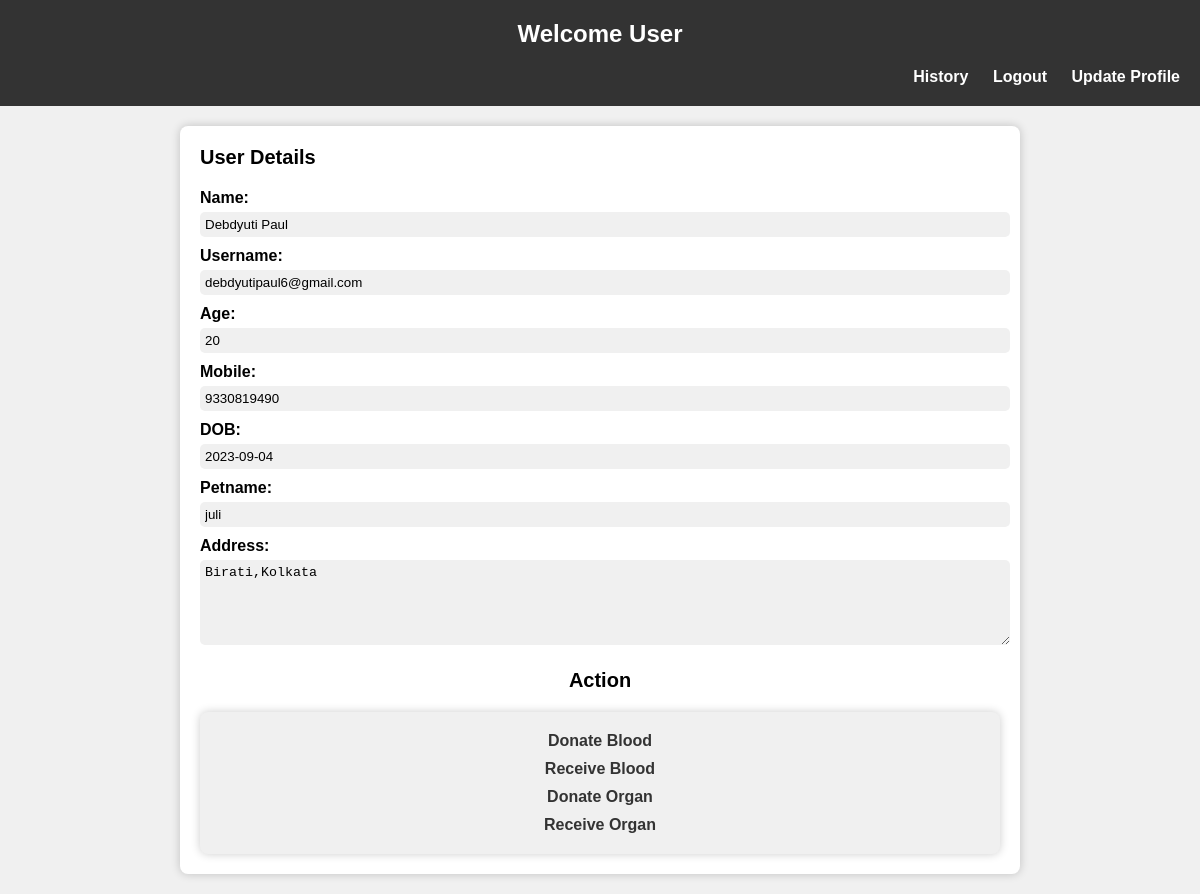
/user_dashboard.php (signed in), run on the app's committed database.
### tables this page shows
CREATE TABLE `t_registration_details` (
  `id` int(250) NOT NULL,
  `Name` varchar(20) NOT NULL,
  `Email` varchar(30) NOT NULL,
  `password` varchar(8) NOT NULL,
  `petname` varchar(10) NOT NULL,
  `Mobile` varchar(10) NOT NULL,
  `DOB` varchar(20) NOT NULL,
  `Age` int(4) NOT NULL,
  `Address` varchar(200) NOT NULL,
  `Status` varchar(255) NOT NULL
);

### user_dashboard.php (the view, shortened to what this page needs)
<?php
	include'connectdb.php';
	?>
    <!DOCTYPE html>
<html lang="en">
<head>
</head>
<body>
  <header>
    <h1>Welcome User</h1>
    <nav>
      <a href="user_history.php">History</a>
      <a href="logout.php">Logout</a>
      <a href="profileupdate.php">Update Profile</a>
    </nav>
  </header>
  <main>
    <section id="userDetails">
      <h2>User Details</h2>
      <?php
      $username=$_SESSION['name'];
      $useremail=$_SESSION['username'];
	  	$query = "SELECT * FROM t_registration_details WHERE Name='$username' AND Email='$useremail'";
		  $data = mysqli_query($DB_CONNECT,$query);
		  $result = mysqli_num_rows($data);
		if($result){
			while($row=mysqli_fetch_array($data)){
				?>
      <div class="user-info">
        <label for="name">Name:</label>
        <input type="text" id="name" value="<?php echo $row['Name']; ?>" readonly>
      </div>
      <div class="user-info">
        <label for="username">Username:</label>
        <input type="text" id="username" value="<?php echo $row['Email']; ?>" readonly>
      </div>
      <div class="user-info">
        <label for="age">Age:</label>
        <input type="text" id="age" value="<?php echo $row['Age']; ?>" readonly>
      </div>
      <div class="user-info">
        <label for="mobile">Mobile:</label>
        <input type="text" id="mobile" value="<?php echo $row['Mobile']; ?>" readonly>
      </div>
		<div class="user-info">
        <label for="DOB">DOB:</label>
        <input type="text" id="DOB" value="<?php echo $row['DOB']; ?>" readonly>
      </div>
      <div class="user-info">
        <label for="petname">Petname:</label>
        <input type="text" id="petname" value="<?php echo $row['petname']; ?>" readonly>
      </div>
      <div class="user-info">
        <label for="address">Address:</label>
        <textarea rows="5" cols="10" id="address" readonly><?php echo $row['Address']; ?></textarea>
      </div>
      <?php
			}
		}
	  ?>
    </section>
    <section id="userActions">
      <h2>Action</h2>
      <div class="action-box">
        <a href="donateblood.php">Donate Blood</a>
        <a href="reciepentblood.php">Receive Blood</a>
        <a href="donateorgan.php">Donate Organ</a>
        <a href="reciepentorgan.php">Receive Organ</a>
      </div>
    </section>
  </main>
</body>
</html>

### user_dashboard.php (style rules this page uses)
body, h1, h2, p, label, input, textarea { margin: 0; padding: 0; }
body { font-family: Arial, sans-serif; background-color: #f0f0f0; }
header { background-color: #333; color: #fff; text-align: center; padding: 20px 0; }
h1 { margin-bottom: 10px; font-size: 24px; }
nav { text-align: right; margin-top: 20px; margin-right: 20px; }
nav a { color: #fff; text-decoration: none; margin-left: 20px; font-weight: bold; }
main { max-width: 800px; margin: 20px auto; background-color: #fff; padding: 20px; border-radius: 8px; box-shadow: 0 0 10px rgba(0, 0, 0, 0.2); }
h2 { margin-bottom: 20px; font-size: 20px; }
.user-info { margin-bottom: 10px; }
label { display: inline-block; width: 120px; font-weight: bold; }
input[type="text"], textarea { width: 100%; padding: 5px; border: 1px solid #ccc; border-radius: 5px; margin-top: 5px; }
input[readonly], textarea[readonly] { background-color: #f0f0f0; border: none; }
#userActions { text-align: center; margin-top: 20px; }
#userActions h2 { margin-bottom: 20px; font-size: 20px; }
.action-box { background-color: #f0f0f0; border-radius: 8px; padding: 10px; box-shadow: 0 0 10px rgba(0, 0, 0, 0.2); }
.action-box a { display: block; color: #333; text-decoration: none; margin: 10px 0; font-weight: bold; }

### data on the page
t_registration_details: Name "Debdyuti Paul", Email "debdyutipaul6@gmail.com", Age "20", Mobile "9330819490", DOB "2023-09-04", petname "juli", Address "Birati,Kolkata"
